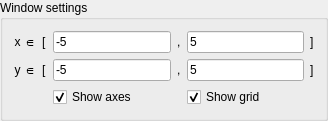
<?xml version="1.0" encoding="UTF-8"?>
<ui version="4.0">
 <class>WindowSettings</class>
 <widget class="QGroupBox" name="WindowSettings">
  <property name="geometry">
   <rect>
    <x>0</x>
    <y>0</y>
    <width>328</width>
    <height>109</height>
   </rect>
  </property>
  <property name="sizePolicy">
   <sizepolicy hsizetype="MinimumExpanding" vsizetype="MinimumExpanding">
    <horstretch>0</horstretch>
    <verstretch>0</verstretch>
   </sizepolicy>
  </property>
  <property name="windowTitle">
   <string>GroupBox</string>
  </property>
  <property name="title">
   <string>Window settings</string>
  </property>
  <layout class="QGridLayout" name="gridLayout">
   <item row="0" column="0">
    <widget class="QLabel" name="label">
     <property name="text">
      <string>x ∈</string>
     </property>
     <property name="alignment">
      <set>Qt::AlignRight|Qt::AlignTrailing|Qt::AlignVCenter</set>
     </property>
    </widget>
   </item>
   <item row="1" column="0">
    <widget class="QLabel" name="label_2">
     <property name="text">
      <string>y ∈</string>
     </property>
     <property name="alignment">
      <set>Qt::AlignRight|Qt::AlignTrailing|Qt::AlignVCenter</set>
     </property>
    </widget>
   </item>
   <item row="1" column="5">
    <widget class="QLabel" name="label_10">
     <property name="text">
      <string>]</string>
     </property>
    </widget>
   </item>
   <item row="1" column="4">
    <widget class="QLineEdit" name="yMax">
     <property name="text">
      <string>5</string>
     </property>
    </widget>
   </item>
   <item row="1" column="3">
    <widget class="QLabel" name="label_8">
     <property name="text">
      <string>,</string>
     </property>
    </widget>
   </item>
   <item row="1" column="2">
    <widget class="QLineEdit" name="yMin">
     <property name="text">
      <string>-5</string>
     </property>
    </widget>
   </item>
   <item row="1" column="1">
    <widget class="QLabel" name="label_6">
     <property name="text">
      <string>[</string>
     </property>
    </widget>
   </item>
   <item row="0" column="5">
    <widget class="QLabel" name="label_9">
     <property name="text">
      <string>]</string>
     </property>
    </widget>
   </item>
   <item row="0" column="4">
    <widget class="QLineEdit" name="xMax">
     <property name="text">
      <string>5</string>
     </property>
    </widget>
   </item>
   <item row="0" column="3">
    <widget class="QLabel" name="label_7">
     <property name="text">
      <string>,</string>
     </property>
    </widget>
   </item>
   <item row="0" column="2">
    <widget class="QLineEdit" name="xMin">
     <property name="inputMask">
      <string/>
     </property>
     <property name="text">
      <string>-5</string>
     </property>
    </widget>
   </item>
   <item row="0" column="1">
    <widget class="QLabel" name="label_3">
     <property name="text">
      <string>[</string>
     </property>
    </widget>
   </item>
   <item row="2" column="2">
    <widget class="QCheckBox" name="showAxes">
     <property name="text">
      <string>Show axes</string>
     </property>
     <property name="checked">
      <bool>true</bool>
     </property>
    </widget>
   </item>
   <item row="2" column="4">
    <widget class="QCheckBox" name="showGrid">
     <property name="text">
      <string>Show grid</string>
     </property>
     <property name="checked">
      <bool>true</bool>
     </property>
    </widget>
   </item>
  </layout>
 </widget>
 <tabstops>
  <tabstop>xMin</tabstop>
  <tabstop>xMax</tabstop>
  <tabstop>yMin</tabstop>
  <tabstop>yMax</tabstop>
 </tabstops>
 <resources/>
 <connections>
  <connection>
   <sender>xMin</sender>
   <signal>editingFinished()</signal>
   <receiver>WindowSettings</receiver>
   <slot>onChanged()</slot>
   <hints>
    <hint type="sourcelabel">
     <x>142</x>
     <y>43</y>
    </hint>
    <hint type="destinationlabel">
     <x>165</x>
     <y>0</y>
    </hint>
   </hints>
  </connection>
  <connection>
   <sender>xMax</sender>
   <signal>editingFinished()</signal>
   <receiver>WindowSettings</receiver>
   <slot>onChanged()</slot>
   <hints>
    <hint type="sourcelabel">
     <x>223</x>
     <y>40</y>
    </hint>
    <hint type="destinationlabel">
     <x>287</x>
     <y>13</y>
    </hint>
   </hints>
  </connection>
  <connection>
   <sender>yMin</sender>
   <signal>editingFinished()</signal>
   <receiver>WindowSettings</receiver>
   <slot>onChanged()</slot>
   <hints>
    <hint type="sourcelabel">
     <x>110</x>
     <y>63</y>
    </hint>
    <hint type="destinationlabel">
     <x>86</x>
     <y>24</y>
    </hint>
   </hints>
  </connection>
  <connection>
   <sender>yMax</sender>
   <signal>editingFinished()</signal>
   <receiver>WindowSettings</receiver>
   <slot>onChanged()</slot>
   <hints>
    <hint type="sourcelabel">
     <x>311</x>
     <y>64</y>
    </hint>
    <hint type="destinationlabel">
     <x>327</x>
     <y>28</y>
    </hint>
   </hints>
  </connection>
  <connection>
   <sender>showAxes</sender>
   <signal>toggled(bool)</signal>
   <receiver>showGrid</receiver>
   <slot>setEnabled(bool)</slot>
   <hints>
    <hint type="sourcelabel">
     <x>118</x>
     <y>90</y>
    </hint>
    <hint type="destinationlabel">
     <x>248</x>
     <y>95</y>
    </hint>
   </hints>
  </connection>
  <connection>
   <sender>showAxes</sender>
   <signal>toggled(bool)</signal>
   <receiver>WindowSettings</receiver>
   <slot>setShowAxes(bool)</slot>
   <hints>
    <hint type="sourcelabel">
     <x>60</x>
     <y>84</y>
    </hint>
    <hint type="destinationlabel">
     <x>86</x>
     <y>-6</y>
    </hint>
   </hints>
  </connection>
  <connection>
   <sender>showGrid</sender>
   <signal>toggled(bool)</signal>
   <receiver>WindowSettings</receiver>
   <slot>setShowGrid(bool)</slot>
   <hints>
    <hint type="sourcelabel">
     <x>244</x>
     <y>85</y>
    </hint>
    <hint type="destinationlabel">
     <x>269</x>
     <y>0</y>
    </hint>
   </hints>
  </connection>
 </connections>
 <slots>
  <slot>onChanged()</slot>
  <slot>setShowAxes(bool)</slot>
  <slot>setShowGrid(bool)</slot>
 </slots>
</ui>
